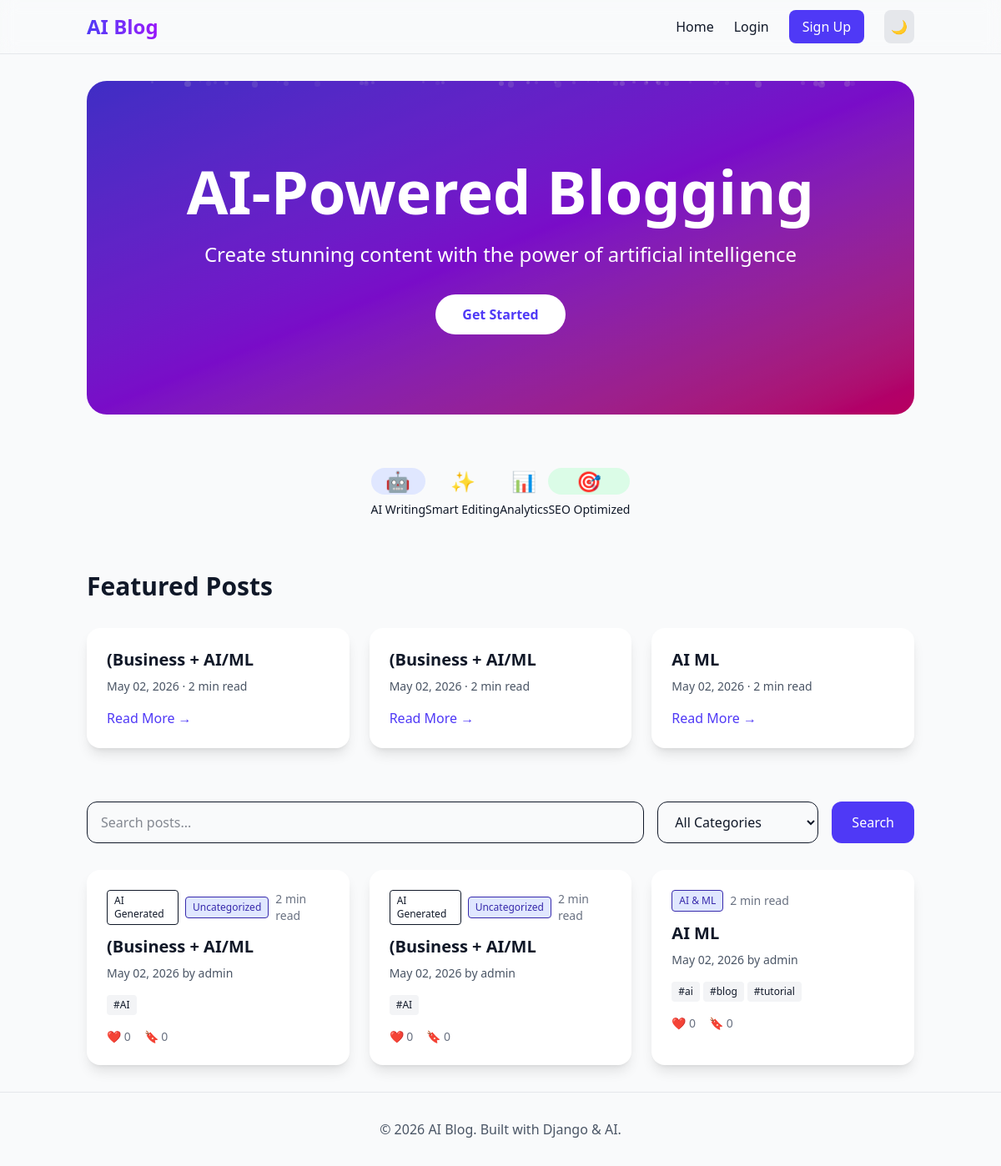
/posts/, run on the app's committed database.
### posts/models.py (models this page shows, shortened)
class Post(models.Model):
    title = models.CharField(max_length=200)
    slug = models.SlugField(unique=True, blank=True)
    content = RichTextUploadingField()
    author = models.ForeignKey(User, on_delete=models.CASCADE, related_name='posts')
    category = models.ForeignKey(Category, on_delete=models.SET_NULL, null=True, blank=True)
    tags = TaggableManager(blank=True)
    created_at = models.DateTimeField(auto_now_add=True)
    updated_at = models.DateTimeField(auto_now=True)
    is_published = models.BooleanField(default=True)
    is_ai_generated = models.BooleanField(default=False)
    likes = models.ManyToManyField(User, related_name='liked_posts', blank=True)
    bookmarks = models.ManyToManyField(User, related_name='bookmarked_posts', blank=True)
    def reading_time(self):
        words = len(re.findall(r'\w+', self.content))
        return max(1, words // 200)
    class Meta:
        ordering = ['-created_at']

class Category(models.Model):
    name = models.CharField(max_length=100)
    slug = models.SlugField(unique=True)
    class Meta:
        verbose_name_plural = "Categories"

### users/models.py (models this page shows, shortened)
class CustomUser(AbstractUser):
    avatar = models.ImageField(upload_to='avatars/', blank=True, null=True)
    bio = models.TextField(blank=True, null=True)
    website = models.URLField(blank=True, null=True)

### posts/views.py (the view)
# urls.py: 2. Add a URL to urlpatterns:  path('', views.home, name='home')
def home(request):
    query = request.GET.get('q', '')
    category_slug = request.GET.get('category', '')
    posts = Post.objects.filter(is_published=True)
    if query:
        posts = posts.filter(Q(title__icontains=query) | Q(content__icontains=query))
    if category_slug:
        posts = posts.filter(category__slug=category_slug)
    featured = Post.objects.filter(is_published=True).order_by('-created_at')[:3]
    categories = Category.objects.all()
    paginator = Paginator(posts.order_by('-created_at'), 9)
    page = request.GET.get('page')
    page_obj = paginator.get_page(page)
    return render(request, 'posts/home.html', {
        'page_obj': page_obj,
        'featured': featured,
        'categories': categories,
        'query': query,
    })

### templates/posts/home.html (shortened to what this page needs)
{% extends 'base.html' %}
{% block content %}
<section class="relative overflow-hidden bg-gradient-to-br from-indigo-600 via-purple-600 to-pink-600 text-white py-24 rounded-3xl mb-16" data-aos="fade-up">
    <div id="particles-container" class="absolute inset-0 overflow-hidden"></div>
    <div class="absolute inset-0 bg-black opacity-20"></div>
    <div class="relative container mx-auto px-4 text-center">
        <h1 class="text-5xl md:text-7xl font-bold mb-6 animate-fade-in">AI-Powered Blogging</h1>
        <p class="text-xl md:text-2xl mb-8 max-w-3xl mx-auto animate-fade-in-delay">Create stunning content with the power of artificial intelligence</p>
        {% if user.is_authenticated %}
        <div class="flex gap-4 justify-center flex-wrap">
            <a href="{% url 'posts:post_create' %}" class="bg-white text-indigo-600 px-8 py-3 rounded-full font-bold hover:bg-gray-100 transition inline-block animate-pulse-hover">Start Writing</a>
            <a href="{% url 'ai:ai_generate' %}" class="bg-gradient-to-r from-purple-600 to-pink-600 text-white px-8 py-3 rounded-full font-bold hover:shadow-lg transition inline-block animate-pulse-hover">AI Write</a>
        </div>
        {% else %}
        <a href="{% url 'users:signup' %}" class="bg-white text-indigo-600 px-8 py-3 rounded-full font-bold hover:bg-gray-100 transition inline-block animate-pulse-hover">Get Started</a>
        {% endif %}
    </div>
</section>
<section class="mb-16" data-aos="fade-up">
    <div class="flex justify-center gap-12 md:gap-24 flex-wrap">
        <div class="text-center animate-float-slow">
            <div class="w-16 h-16 mx-auto bg-indigo-100 dark:bg-indigo-900 rounded-full flex items-center justify-center text-2xl">🤖</div>
            <p class="mt-2 text-sm font-medium">AI Writing</p>
        </div>
        <div class="text-center animate-float-medium">
            <div class="w-16 h-16 mx-auto bg-purple-100 dark:bg-purple-900 rounded-full flex items-center justify-center text-2xl">✨</div>
            <p class="mt-2 text-sm font-medium">Smart Editing</p>
        </div>
        <div class="text-center animate-float-fast">
            <div class="w-16 h-16 mx-auto bg-pink-100 dark:bg-pink-900 rounded-full flex items-center justify-center text-2xl">📊</div>
            <p class="mt-2 text-sm font-medium">Analytics</p>
        </div>
        <div class="text-center animate-float-slow">
            <div class="w-16 h-16 mx-auto bg-green-100 dark:bg-green-900 rounded-full flex items-center justify-center text-2xl">🎯</div>
            <p class="mt-2 text-sm font-medium">SEO Optimized</p>
        </div>
    </div>
</section>
{% if featured %}
<section class="mb-16" data-aos="fade-up">
    <h2 class="text-3xl font-bold mb-8">Featured Posts</h2>
    <div class="grid md:grid-cols-3 gap-6">
        {% for post in featured %}
        <a href="{% url 'posts:post_detail' post.slug %}" class="group bg-white dark:bg-gray-800 rounded-2xl shadow-lg overflow-hidden hover:shadow-2xl transition hover:-translate-y-1 duration-300">
            <div class="p-6">
                <h3 class="text-xl font-bold mb-2 group-hover:text-indigo-600 transition">{{ post.title }}</h3>
                <p class="text-gray-600 dark:text-gray-400 text-sm mb-4">{{ post.created_at|date:"M d, Y" }} · {{ post.reading_time }} min read</p>
                <span class="text-indigo-600 font-medium">Read More →</span>
            </div>
        </a>
        {% endfor %}
    </div>
</section>
{% endif %}
<section class="mb-8" data-aos="fade-up">
    <form method="get" class="flex flex-col md:flex-row gap-4">
        <input type="text" name="q" value="{{ query }}" placeholder="Search posts..." class="flex-grow px-4 py-3 rounded-xl border dark:bg-gray-800 dark:border-gray-600">
        <select name="category" class="px-4 py-3 rounded-xl border dark:bg-gray-800 dark:border-gray-600">
            <option value="">All Categories</option>
        </select>
        <button type="submit" class="bg-indigo-600 text-white px-6 py-3 rounded-xl hover:bg-indigo-700 transition">Search</button>
    </form>
</section>
<section data-aos="fade-up">
    <div class="grid md:grid-cols-2 lg:grid-cols-3 gap-6">
        {% for post in page_obj %}
        <article class="bg-white dark:bg-gray-800 rounded-2xl shadow-lg overflow-hidden hover:shadow-2xl transition group hover:-translate-y-1 duration-300" style="animation: fadeInUp 0.6s ease-out {{ forloop.counter0|add:"1" }}00ms both;">
            <div class="p-6">
                <div class="flex items-center gap-2 mb-3">
                    {% if post.is_ai_generated %}
                    <span class="bg-purple-100 dark:bg-purple-900 text-purple-800 dark:text-purple-200 text-xs px-2 py-1 rounded border border-purple-200 dark:border-purple-700">AI Generated</span>
                    {% endif %}
                    <span class="bg-indigo-100 dark:bg-indigo-900 text-indigo-800 dark:text-indigo-200 text-xs px-2 py-1 rounded border border-indigo-200 dark:border-indigo-700">{{ post.category.name|default:"Uncategorized" }}</span>
                    <span class="text-gray-500 text-sm">{{ post.reading_time }} min read</span>
                </div>
                <h3 class="text-xl font-bold mb-2 group-hover:text-indigo-600 transition">
                    <a href="{% url 'posts:post_detail' post.slug %}">{{ post.title }}</a>
                </h3>
                <p class="text-gray-600 dark:text-gray-400 text-sm mb-4">{{ post.created_at|date:"M d, Y" }} by {{ post.author.username }}</p>
                <div class="flex flex-wrap gap-1">
                    {% for tag in post.tags.all %}
                    <span class="bg-gray-100 dark:bg-gray-700 text-xs px-2 py-1 rounded">#{{ tag }}</span>
                    {% endfor %}
                </div>
                <div class="flex items-center gap-4 mt-4 text-sm text-gray-500">
                    <span>❤️ {{ post.likes.count }}</span>
                    <span>🔖 {{ post.bookmarks.count }}</span>
                </div>
            </div>
        </article>
        {% empty %}
        <div class="col-span-3 text-center py-16 text-gray-500">
            No posts found. {% if user.is_authenticated %}<a href="{% url 'posts:post_create' %}" class="text-indigo-600">Create the first one</a>{% endif %}
        </div>
        {% endfor %}
    </div>
</section>
{% endblock %}

### templates/base.html (shortened to what this page needs)
<!DOCTYPE html>
<html lang="en" class="{% if request.session.dark_mode %}dark{% endif %}">
<head>
    {% load static %}
    <link rel="stylesheet" href="{% static 'css/output.css' %}">
    <link rel="stylesheet" href="https://cdnjs.cloudflare.com/ajax/libs/aos/2.3.4/aos.css">
</head>
<body class="bg-gray-50 dark:bg-gray-900 text-gray-900 dark:text-gray-100 transition-colors min-h-screen flex flex-col">
    <nav class="glass sticky top-0 z-40 border-b border-gray-200 dark:border-gray-700">
        <div class="container mx-auto px-4 py-3 flex justify-between items-center">
            <a href="/" class="text-2xl font-bold bg-gradient-to-r from-indigo-600 to-purple-600 bg-clip-text text-transparent">AI Blog</a>
            <div class="flex items-center gap-6">
                <a href="/" class="hover:text-indigo-600 transition">Home</a>
                {% if user.is_authenticated %}
                    <a href="{% url 'posts:post_create' %}" class="hover:text-indigo-600 transition">Write</a>
                    <a href="{% url 'ai:ai_generate' %}" class="hover:text-indigo-600 transition">AI Tools</a>
                    <a href="{% url 'dashboard:overview' %}" class="hover:text-indigo-600 transition">Dashboard</a>
                    <a href="{% url 'users:profile' %}" class="flex items-center gap-2">
                        {% if user.avatar %}<img src="{{ user.avatar.url }}" class="w-8 h-8 rounded-full object-cover">{% endif %}
                        {{ user.username }}
                    </a>
                    <form action="{% url 'users:logout' %}" method="post" class="inline">{% csrf_token %}<button type="submit" class="text-red-500">Logout</button></form>
                {% else %}
                    <a href="{% url 'users:login' %}" class="hover:text-indigo-600 transition">Login</a>
                    <a href="{% url 'users:signup' %}" class="bg-indigo-600 text-white px-4 py-2 rounded-lg hover:bg-indigo-700 transition">Sign Up</a>
                {% endif %}
                <button id="dark-toggle" class="p-2 rounded-lg bg-gray-200 dark:bg-gray-700">
                    <span class="dark:hidden">🌙</span><span class="hidden dark:inline">☀️</span>
                </button>
            </div>
        </div>
    </nav>
    <main class="container mx-auto px-4 py-8 flex-grow">
        {% block content %}{% endblock %}
    </main>
    <footer class="border-t border-gray-200 dark:border-gray-700 py-8 mt-auto">
        <div class="container mx-auto px-4 text-center text-gray-600 dark:text-gray-400">
            © 2026 AI Blog. Built with Django & AI.
        </div>
    </footer>
</body>
</html>

### templates/posts/home.html (style rules this page uses)
.animate-fade-in { animation: fadeInUp 0.8s ease-out; }
.animate-fade-in-delay { animation: fadeInUp 0.8s ease-out 0.2s both; }
.animate-pulse-hover { animation: pulse-slow 2s ease-in-out infinite; }
.animate-float-slow { animation: float 4s ease-in-out infinite; }
.animate-float-medium { animation: float 3s ease-in-out infinite; animation-delay: 0.5s; }
.animate-float-fast { animation: float 2.5s ease-in-out infinite; animation-delay: 1s; }

### data on the page
Post: title "(Business + AI/ML", created_at "May 02, 2026", reading_time "2", is_ai_generated "AI Generated", category.name "Uncategorized", author.username "admin", likes.count "0", bookmarks.count "0"
Post: title "(Business + AI/ML", created_at "May 02, 2026", reading_time "2", is_ai_generated "AI Generated", category.name "Uncategorized", author.username "admin", likes.count "0", bookmarks.count "0"
Post: title "AI ML", created_at "May 02, 2026", reading_time "2", category.name "AI & ML", author.username "admin", likes.count "0", bookmarks.count "0"
Tag: name "AI"
Tag: name "ai"
Tag: name "blog"
Tag: name "tutorial"
